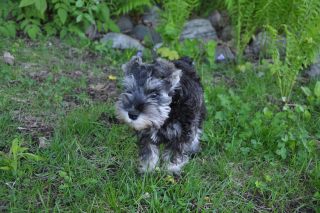
//> input picture images/puppy.bmp, 320 x 213 px
$ ./loaddisplaysave   (built with g++ and OpenCV 4)
//> lines starting //> are read from the running program, lines starting //| are printed output that depends on the picture
#include <iostream>
#include <opencv2/core.hpp>
#include <opencv2/highgui.hpp>
#include <opencv2/imgproc.hpp>

void onMouse(int event, int x, int y, int flags, void* userdata)
{
	cv::Mat* im = reinterpret_cast<cv::Mat*>(userdata);

	switch (event)
	{
	case cv::EVENT_LBUTTONDOWN:
		std::cout << "at (" << x << "," << y << ") value is: " << static_cast<int>(im->at<uchar>(cv::Point(x, y))) << std::endl;
		break;
	default:
		break;
	}
}

int main()
{
	cv::Mat image;
	std::cout << "This image is " << image.rows << ",  x " << image.cols << std::endl;

	image = cv::imread("puppy.bmp", cv::IMREAD_GRAYSCALE);
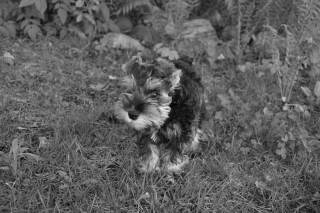
//> image: 213 rows x 320 cols, CV_8UC1; min 7, max 228, mean 94

	if (image.empty())
	{
		std::cout << "read image error " << std::endl;
		return -1;
	}

	std::cout << "This image is " << image.rows << ",  x " << image.cols << std::endl;
//| This image is 213,  x 320
	std::cout << "This image has " << image.channels() << " channels" << std::endl;
//| This image has 1 channels

	cv::namedWindow("Origin Image");
	cv::imshow("Origin Image", image);

	cv::setMouseCallback("Origin Image", onMouse, reinterpret_cast<void*>(&image));

	cv::Mat result;
	cv::flip(image, result, 1); // 1 水平翻转 0 垂直翻转 -1 水平和垂直方向都翻转
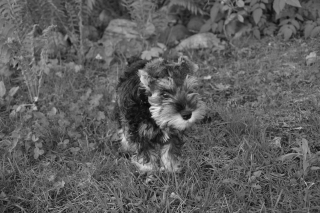
//> result: 213 rows x 320 cols, CV_8UC1; min 7, max 228, mean 94

	cv::namedWindow("Output Image");
	cv::imshow("Output Image", result);

	cv::waitKey(0);

	cv::imwrite("output.bmp", result);

	cv::namedWindow("Drawing on an image");
	cv::circle(image, cv::Point(155, 110), 65, 0, 3);
	cv::putText(image, "This is a dog", cv::Point(40, 200), cv::FONT_HERSHEY_PLAIN, 2.0, 255, 2);
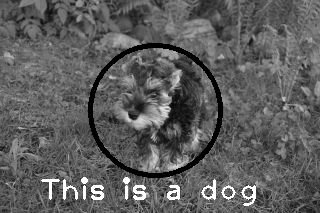
//> image: 213 rows x 320 cols, CV_8UC1; min 0, max 255, mean 93.8
	cv::imshow("Drawing on an image", image);
	cv::waitKey(0);

	return 0;
}

$ run again, with images/bike55.bmp copied over images/puppy.bmp
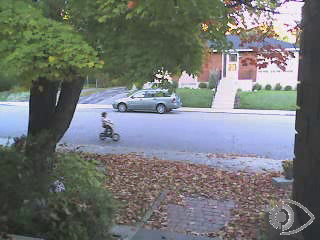
//> input picture images/bike55.bmp, 320 x 240 px
//| This image is 240,  x 320
//| This image has 1 channels
//> `cv::flip(image, result, 1);`:
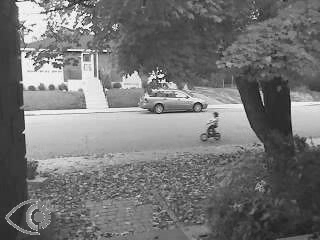
//> result: 240 rows x 320 cols, CV_8UC1; min 5, max 255, mean 117.2
//> `cv::putText(image, "This is a dog", cv::Point(40, 200), cv::FONT_HERSH..`:
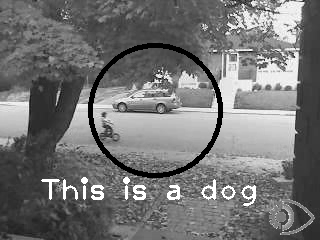
//> image: 240 rows x 320 cols, CV_8UC1; min 0, max 255, mean 116
